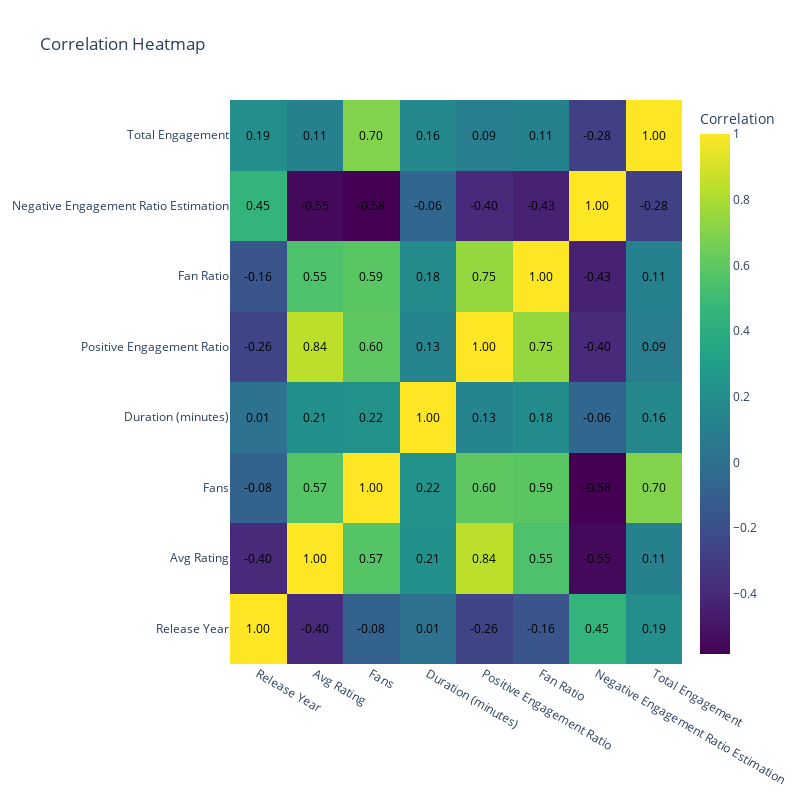

Here is the notebook cell this chart was saved with:
### Markdown cell above
`plot_correlation_heatmap` generates a heatmap visualization of the correlation matrix for numerical features in the input dataframe. This function aids in visually assessing the strength and direction of relationships between different numerical features in the dataset, facilitating insights into data patterns and potential dependencies.

### Code cell
plot_correlation_heatmap(df)

### Figure 1 — Plotly figure (JSON) as saved in the notebook; plotly's stock layout.template omitted (floating-point values rounded to 4 significant figures)
{"data": [{"colorbar": {"title": {"text": "Correlation"}}, "colorscale": [[0, "#440154"], [0.1111, "#482878"], [0.2222, "#3e4989"], [0.3333, "#31688e"], [0.4444, "#26828e"], [0.5556, "#1f9e89"], [0.6667, "#35b779"], [0.7778, "#6ece58"], [0.8889, "#b5de2b"], [1, "#fde725"]], "type": "heatmap", "x": ["Release Year", "Avg Rating", "Fans", "Duration (minutes)", "Positive Engagement Ratio", "Fan Ratio", "Negative Engagement Ratio Estimation", "Total Engagement"], "y": ["Release Year", "Avg Rating", "Fans", "Duration (minutes)", "Positive Engagement Ratio", "Fan Ratio", "Negative Engagement Ratio Estimation", "Total Engagement"], "z": [[1, -0.3976, -0.08262, 0.01448, -0.2565, -0.1617, 0.4503, 0.1931], [-0.3976, 1, 0.5705, 0.2124, 0.8376, 0.5456, -0.5473, 0.1094], [-0.08262, 0.5705, 1, 0.2202, 0.5977, 0.588, -0.5829, 0.6977], [0.01448, 0.2124, 0.2202, 1, 0.1305, 0.1789, -0.06172, 0.1554], [-0.2565, 0.8376, 0.5977, 0.1305, 1, 0.7456, -0.3962, 0.08612], [-0.1617, 0.5456, 0.588, 0.1789, 0.7456, 1, -0.432, 0.1135], [0.4503, -0.5473, -0.5829, -0.06172, -0.3962, -0.432, 1, -0.2796], [0.1931, 0.1094, 0.6977, 0.1554, 0.08612, 0.1135, -0.2796, 1]]}], "layout": {"annotations": [{"font": {"color": "black"}, "showarrow": false, "text": "1.00", "x": "Release Year", "y": "Release Year"}, {"font": {"color": "black"}, "showarrow": false, "text": "-0.40", "x": "Avg Rating", "y": "Release Year"}, {"font": {"color": "black"}, "showarrow": false, "text": "-0.08", "x": "Fans", "y": "Release Year"}, {"font": {"color": "black"}, "showarrow": false, "text": "0.01", "x": "Duration (minutes)", "y": "Release Year"}, {"font": {"color": "black"}, "showarrow": false, "text": "-0.26", "x": "Positive Engagement Ratio", "y": "Release Year"}, {"font": {"color": "black"}, "showarrow": false, "text": "-0.16", "x": "Fan Ratio", "y": "Release Year"}, {"font": {"color": "black"}, "showarrow": false, "text": "0.45", "x": "Negative Engagement Ratio Estimation", "y": "Release Year"}, {"font": {"color": "black"}, "showarrow": false, "text": "0.19", "x": "Total Engagement", "y": "Release Year"}, {"font": {"color": "black"}, "showarrow": false, "text": "-0.40", "x": "Release Year", "y": "Avg Rating"}, {"font": {"color": "black"}, "showarrow": false, "text": "1.00", "x": "Avg Rating", "y": "Avg Rating"}, {"font": {"color": "black"}, "showarrow": false, "text": "0.57", "x": "Fans", "y": "Avg Rating"}, {"font": {"color": "black"}, "showarrow": false, "text": "0.21", "x": "Duration (minutes)", "y": "Avg Rating"}, {"font": {"color": "black"}, "showarrow": false, "text": "0.84", "x": "Positive Engagement Ratio", "y": "Avg Rating"}, {"font": {"color": "black"}, "showarrow": false, "text": "0.55", "x": "Fan Ratio", "y": "Avg Rating"}, {"font": {"color": "black"}, "showarrow": false, "text": "-0.55", "x": "Negative Engagement Ratio Estimation", "y": "Avg Rating"}, {"font": {"color": "black"}, "showarrow": false, "text": "0.11", "x": "Total Engagement", "y": "Avg Rating"}, {"font": {"color": "black"}, "showarrow": false, "text": "-0.08", "x": "Release Year", "y": "Fans"}, {"font": {"color": "black"}, "showarrow": false, "text": "0.57", "x": "Avg Rating", "y": "Fans"}, {"font": {"color": "black"}, "showarrow": false, "text": "1.00", "x": "Fans", "y": "Fans"}, {"font": {"color": "black"}, "showarrow": false, "text": "0.22", "x": "Duration (minutes)", "y": "Fans"}, {"font": {"color": "black"}, "showarrow": false, "text": "0.60", "x": "Positive Engagement Ratio", "y": "Fans"}, {"font": {"color": "black"}, "showarrow": false, "text": "0.59", "x": "Fan Ratio", "y": "Fans"}, {"font": {"color": "black"}, "showarrow": false, "text": "-0.58", "x": "Negative Engagement Ratio Estimation", "y": "Fans"}, {"font": {"color": "black"}, "showarrow": false, "text": "0.70", "x": "Total Engagement", "y": "Fans"}, {"font": {"color": "black"}, "showarrow": false, "text": "0.01", "x": "Release Year", "y": "Duration (minutes)"}, {"font": {"color": "black"}, "showarrow": false, "text": "0.21", "x": "Avg Rating", "y": "Duration (minutes)"}, {"font": {"color": "black"}, "showarrow": false, "text": "0.22", "x": "Fans", "y": "Duration (minutes)"}, {"font": {"color": "black"}, "showarrow": false, "text": "1.00", "x": "Duration (minutes)", "y": "Duration (minutes)"}, {"font": {"color": "black"}, "showarrow": false, "text": "0.13", "x": "Positive Engagement Ratio", "y": "Duration (minutes)"}, {"font": {"color": "black"}, "showarrow": false, "text": "0.18", "x": "Fan Ratio", "y": "Duration (minutes)"}, {"font": {"color": "black"}, "showarrow": false, "text": "-0.06", "x": "Negative Engagement Ratio Estimation", "y": "Duration (minutes)"}, {"font": {"color": "black"}, "showarrow": false, "text": "0.16", "x": "Total Engagement", "y": "Duration (minutes)"}, {"font": {"color": "black"}, "showarrow": false, "text": "-0.26", "x": "Release Year", "y": "Positive Engagement Ratio"}, {"font": {"color": "black"}, "showarrow": false, "text": "0.84", "x": "Avg Rating", "y": "Positive Engagement Ratio"}, {"font": {"color": "black"}, "showarrow": false, "text": "0.60", "x": "Fans", "y": "Positive Engagement Ratio"}, {"font": {"color": "black"}, "showarrow": false, "text": "0.13", "x": "Duration (minutes)", "y": "Positive Engagement Ratio"}, {"font": {"color": "black"}, "showarrow": false, "text": "1.00", "x": "Positive Engagement Ratio", "y": "Positive Engagement Ratio"}, {"font": {"color": "black"}, "showarrow": false, "text": "0.75", "x": "Fan Ratio", "y": "Positive Engagement Ratio"}, {"font": {"color": "black"}, "showarrow": false, "text": "-0.40", "x": "Negative Engagement Ratio Estimation", "y": "Positive Engagement Ratio"}, {"font": {"color": "black"}, "showarrow": false, "text": "0.09", "x": "Total Engagement", "y": "Positive Engagement Ratio"}, {"font": {"color": "black"}, "showarrow": false, "text": "-0.16", "x": "Release Year", "y": "Fan Ratio"}, {"font": {"color": "black"}, "showarrow": false, "text": "0.55", "x": "Avg Rating", "y": "Fan Ratio"}, {"font": {"color": "black"}, "showarrow": false, "text": "0.59", "x": "Fans", "y": "Fan Ratio"}, {"font": {"color": "black"}, "showarrow": false, "text": "0.18", "x": "Duration (minutes)", "y": "Fan Ratio"}, {"font": {"color": "black"}, "showarrow": false, "text": "0.75", "x": "Positive Engagement Ratio", "y": "Fan Ratio"}, {"font": {"color": "black"}, "showarrow": false, "text": "1.00", "x": "Fan Ratio", "y": "Fan Ratio"}, {"font": {"color": "black"}, "showarrow": false, "text": "-0.43", "x": "Negative Engagement Ratio Estimation", "y": "Fan Ratio"}, {"font": {"color": "black"}, "showarrow": false, "text": "0.11", "x": "Total Engagement", "y": "Fan Ratio"}, {"font": {"color": "black"}, "showarrow": false, "text": "0.45", "x": "Release Year", "y": "Negative Engagement Ratio Estimation"}, {"font": {"color": "black"}, "showarrow": false, "text": "-0.55", "x": "Avg Rating", "y": "Negative Engagement Ratio Estimation"}, {"font": {"color": "black"}, "showarrow": false, "text": "-0.58", "x": "Fans", "y": "Negative Engagement Ratio Estimation"}, {"font": {"color": "black"}, "showarrow": false, "text": "-0.06", "x": "Duration (minutes)", "y": "Negative Engagement Ratio Estimation"}, {"font": {"color": "black"}, "showarrow": false, "text": "-0.40", "x": "Positive Engagement Ratio", "y": "Negative Engagement Ratio Estimation"}, {"font": {"color": "black"}, "showarrow": false, "text": "-0.43", "x": "Fan Ratio", "y": "Negative Engagement Ratio Estimation"}, {"font": {"color": "black"}, "showarrow": false, "text": "1.00", "x": "Negative Engagement Ratio Estimation", "y": "Negative Engagement Ratio Estimation"}, {"font": {"color": "black"}, "showarrow": false, "text": "-0.28", "x": "Total Engagement", "y": "Negative Engagement Ratio Estimation"}, {"font": {"color": "black"}, "showarrow": false, "text": "0.19", "x": "Release Year", "y": "Total Engagement"}, {"font": {"color": "black"}, "showarrow": false, "text": "0.11", "x": "Avg Rating", "y": "Total Engagement"}, {"font": {"color": "black"}, "showarrow": false, "text": "0.70", "x": "Fans", "y": "Total Engagement"}, {"font": {"color": "black"}, "showarrow": false, "text": "0.16", "x": "Duration (minutes)", "y": "Total Engagement"}, {"font": {"color": "black"}, "showarrow": false, "text": "0.09", "x": "Positive Engagement Ratio", "y": "Total Engagement"}, {"font": {"color": "black"}, "showarrow": false, "text": "0.11", "x": "Fan Ratio", "y": "Total Engagement"}, {"font": {"color": "black"}, "showarrow": false, "text": "-0.28", "x": "Negative Engagement Ratio Estimation", "y": "Total Engagement"}, {"font": {"color": "black"}, "showarrow": false, "text": "1.00", "x": "Total Engagement", "y": "Total Engagement"}], "height": 800, "title": {"text": "Correlation Heatmap"}, "width": 800}}
